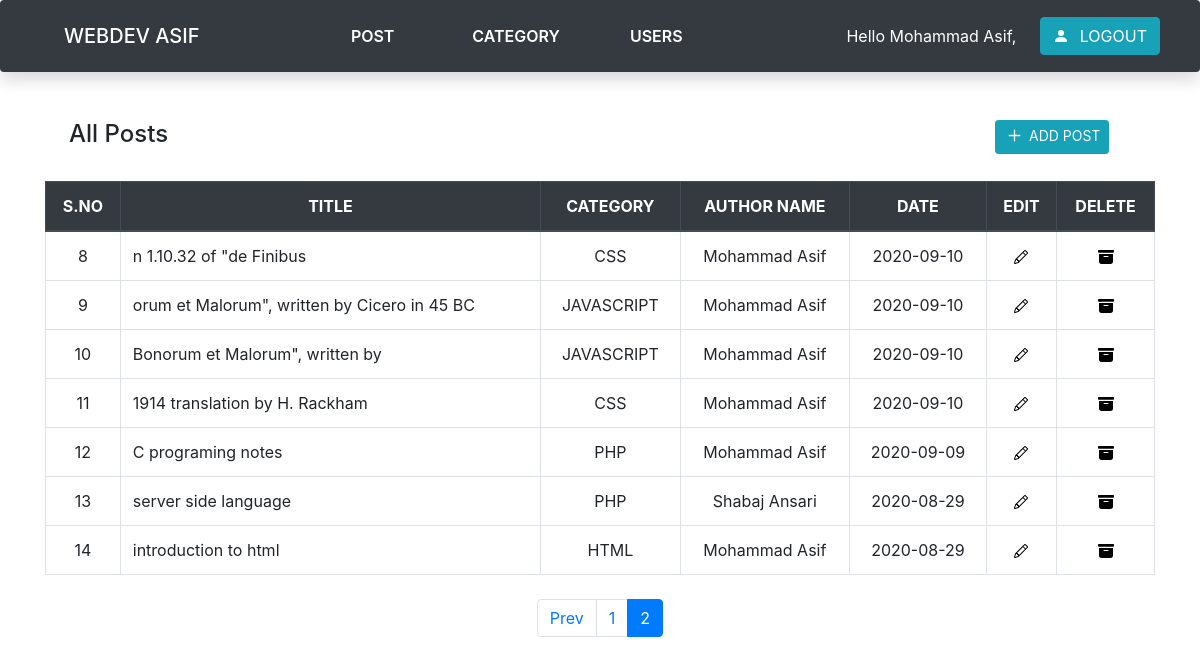
Screenshot of /admin/post.php?page=2 (signed in) with the database file from the repository.
### tables this page shows
CREATE TABLE `post` (
  `post_id` int(255) NOT NULL,
  `post_title` text NOT NULL,
  `post_description` text NOT NULL,
  `post_category` varchar(255) NOT NULL,
  `post_image` varchar(255) NOT NULL,
  `post_author` varchar(255) NOT NULL,
  `post_datetime` date NOT NULL
);

### admin/post.php (the view, shortened to what this page needs)
<?php
include 'header.php';
?>
<div class="container my-3">
    <div class="row">
        <div class="col-10">
            <h4 class="ml-4">All Posts</h4>
        </div>
        <div class="col-2">
            <a href="add-post.php" class="btn btn-info btn-sm " role="button" aria-pressed="true">ADD POST</a>
        </div>
    </div>
    <?php
     include 'db_connect.php';
     if(isset($_GET['page'])){
        $page = $_GET['page'];
     }else{
         $page=1;
     }
     $limit = 7;
     $offset  = ($page - 1 ) * $limit;
    $author_name = $_SESSION['user_fullname'];
    $author_role = $_SESSION['user_role'];
    if($author_role == 'Admin'){
    $sql = "SELECT * FROM `POST` ORDER BY `post_id` DESC LIMIT {$offset} , $limit";
    }else{
        $sql = "SELECT * FROM `POST` WHERE `post_author` = '$author_name'  DESC LIMIT {$offset} , $limit";
    }
    $result = mysqli_query($conn, $sql);
    $num = mysqli_num_rows($result);
    if ($num > 0) {
    ?>
    <table class="table  table-hover  table-bordered my-4">
        <thead class="thead-dark text-center">
            <tr>
                <th scope="col">S.NO</th>
                <th scope="col">TITLE</th>
                <th scope="col">CATEGORY</th>
                <th scope="col">AUTHOR NAME</th>
                <th scope="col">DATE</th>
                <th scope="col">EDIT</th>
                <th scope="col">DELETE</th>
            </tr>
        </thead>
        <tbody>
            <?php
                $sno = $offset + 1;
                while ($row = mysqli_fetch_assoc($result)) {
                ?>
            <tr>
                <td class="text-center"><?php echo $sno; ?></td>
                <td><?php echo $row['post_title']; ?></td>
                <td class="text-center"><?php echo $row['post_category']; ?></td>
                <td class="text-center"><?php echo  $row['post_author']; ?></td>
                <td class="text-center"><?php echo $row['post_datetime']; ?></td>
                <td class="text-center">
                    <a
                        href="edit-post.php?id=<?php echo $row['post_id'];?>&category=<?php echo $row['post_category'];?>">
                    </a>
                </td>
                <td class="text-center">
                    <a
                        href="delete-post.php?id=<?php echo $row['post_id'];?>&category=<?php echo $row['post_category'];?>">
                    </a>
                </td>
            </tr>
            <?php
                $sno++; }
            }else{
                echo "no post found";
            }
            ?>
        </tbody>
    </table>
    <nav aria-label="...">
            <ul class="pagination pagination-md justify-content-center">
                <?php
                 include 'db_connect.php';
                 $sql1 = "SELECT * FROM `post`";
                 $result1 = mysqli_query($conn,$sql1);
                 $total_records = mysqli_num_rows($result1);
                 $limit_show_records = 7;
                 $total_pages = ceil($total_records/$limit_show_records);
               if($page > 1){
                   echo '<li class="page-item "><a class="page-link" href="post.php?page='.($page - 1).'">Prev</a></li>';
               }
                 for($i = 1 ; $i <= $total_pages; $i++){
                    if($page == $i){
                        $active = 'active';
                    }else{
                        $active ="";
                    }
                     echo '<li class="page-item '.$active.'"><a class="page-link" href="post.php?page='.$i.'">'.$i.'</a></li>';
                 }
                ?>
            </ul>
        </nav>
</div>

### admin/post.php (style rules this page uses)
.svgAction { color: black; }
#addSvg { margin-right: 4px; margin-bottom: 3px; }

### rows the page displays
post: post_title "n 1.10.32 of \"de Finibus", post_category "CSS", post_author "Mohammad Asif", post_datetime "2020-09-10"
post: post_title "orum et Malorum\", written by Cicero in 45 BC", post_category "JAVASCRIPT", post_author "Mohammad Asif", post_datetime "2020-09-10"
post: post_title "Bonorum et Malorum\", written by", post_category "JAVASCRIPT", post_author "Mohammad Asif", post_datetime "2020-09-10"
post: post_title "1914 translation by H. Rackham", post_category "CSS", post_author "Mohammad Asif", post_datetime "2020-09-10"
post: post_title "C programing notes", post_category "PHP", post_author "Mohammad Asif", post_datetime "2020-09-09"
post: post_title "server side language", post_category "PHP", post_author "Shabaj Ansari", post_datetime "2020-08-29"
post: post_title "introduction to html", post_category "HTML", post_author "Mohammad Asif", post_datetime "2020-08-29"

### other values shown
$_SESSION["user_fullname"] "Mohammad Asif"
